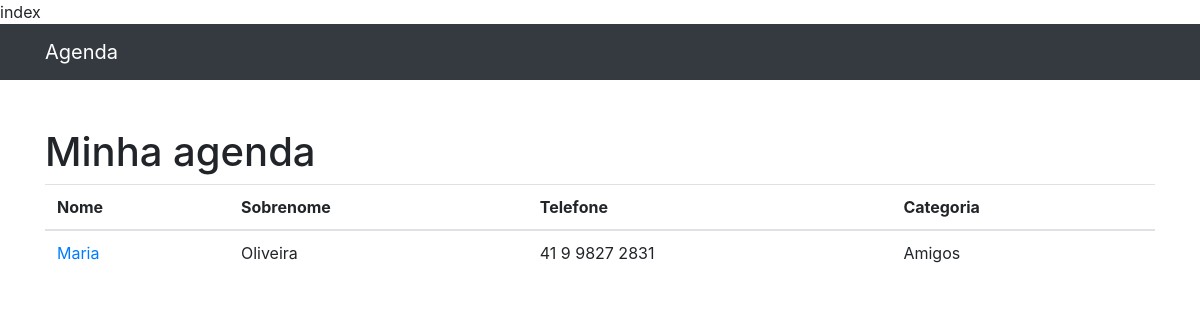
Before: / with the older database file.
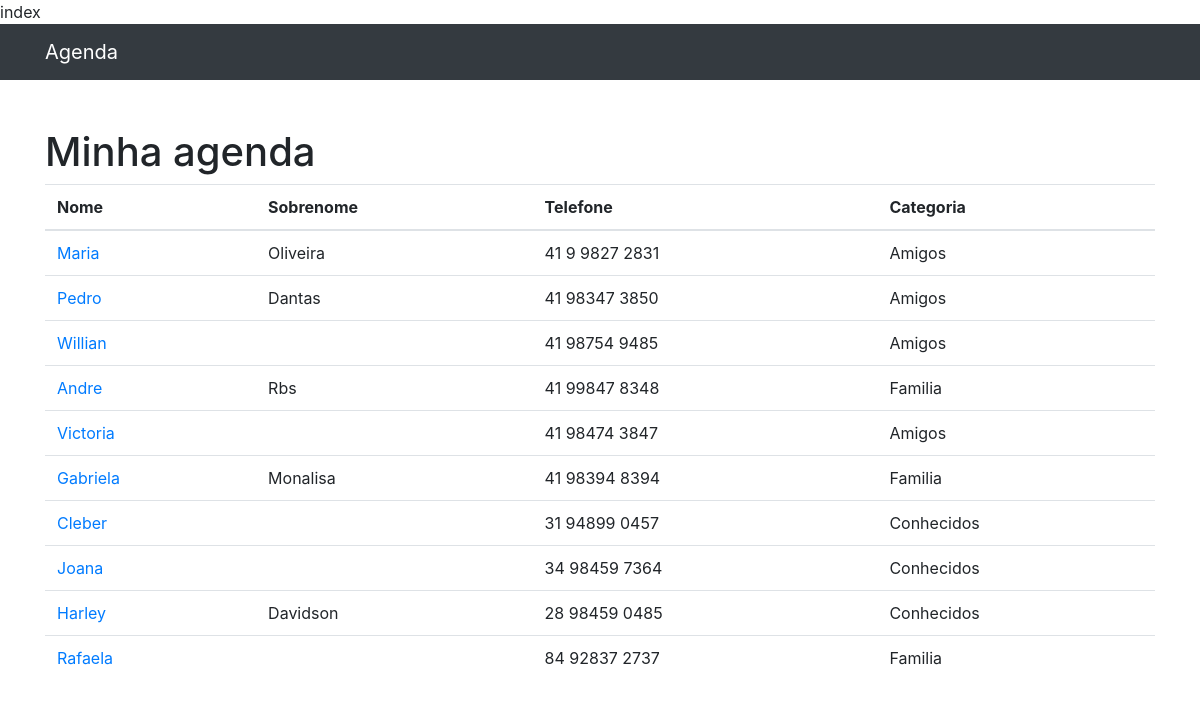
After: the same page with the newer database file.
### contatos/models.py (models this page shows, shortened)
class Contato(models.Model):
    nome = models.CharField(max_length=255)
    sobrenome = models.CharField(max_length=255, blank=True)
    telefone = models.CharField(max_length=255)
    email = models.CharField(max_length=255, blank=True)
    data_criacao = models.DateTimeField(default=timezone.now)
    descricao = models.TextField(blank=True)
    categoria = models.ForeignKey(Categoria, on_delete=models.DO_NOTHING)

class Categoria(models.Model):
    nome = models.CharField(max_length=255)
    def __str__(self):
        return self.nome

### contatos/views.py (the view)
def index(request):
    contatos = Contato.objects.all()
    return render(request, 'contatos/index.html', {
        'contatos': contatos
    })

### contatos/templates/contatos/index.html (shortened to what this page needs)
{% extends 'base.html' %}
{%block conteudo%}
    <h1 class="mt-5">Minha agenda</h1>
    <table class="table">
        <thead>
            <tr>
                <th>Nome</th>
                <th>Sobrenome</th>
                <th>Telefone</th>
                <th>Categoria</th>
            </tr>
        </thead>
        <tbody>
            {% for contato in contatos %}
                <tr>
                    <td>
                    <a href="#">{{ contato.nome }}</a>
                    </td>
                    <td>{{ contato.sobrenome }}</td>
                    <td>{{ contato.telefone }}</td>
                    <td>{{ contato.categoria }}</td>
                </tr>
            {% endfor %}
        </tbody>
    </table>
{%endblock%}

### templates/base.html (shortened to what this page needs)
{% load static %}
<!DOCTYPE html>
<html lang="pt">
<head>
  {% include 'parciais/_head.html' %}
</head>
<body>
  {% include 'parciais/_nav.html' %}
  <div class="container">
    <div class="row">
      <div class="col-lg-12">
        {%block conteudo%} {%endblock%}
      </div>
    </div>
  </div>
</body>
</html>

### templates/parciais/_head.html (shortened to what this page needs)
{% load static %}
<link href="{% static 'vendor/bootstrap/css/bootstrap.min.css'%}" rel="stylesheet">

### templates/parciais/_nav.html (shortened to what this page needs)
  <nav class="navbar navbar-expand-lg navbar-dark bg-dark static-top">
    <div class="container">
      <a class="navbar-brand" href="{% url 'index' %}">Agenda</a>
    </div>
  </nav>

Changed rows visible on the page:
added Contato: nome "Pedro", sobrenome "Dantas", telefone "41 98347 3850", categoria "Amigos"
added Contato: nome "Willian", telefone "41 98754 9485", categoria "Amigos"
added Contato: nome "Andre", sobrenome "Rbs", telefone "41 99847 8348", categoria "Familia"
added Contato: nome "Victoria", telefone "41 98474 3847", categoria "Amigos"
added Contato: nome "Gabriela", sobrenome "Monalisa", telefone "41 98394 8394", categoria "Familia"
added Contato: nome "Cleber", telefone "31 94899 0457", categoria "Conhecidos"
added Contato: nome "Joana", telefone "34 98459 7364", categoria "Conhecidos"
added Contato: nome "Harley", sobrenome "Davidson", telefone "28 98459 0485", categoria "Conhecidos"
added Contato: nome "Rafaela", telefone "84 92837 2737", categoria "Familia"
